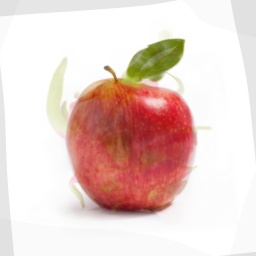
#> input picture results/image1_step_0.jpg, 256 x 256 px
$ python test.py results/image1_step_0.jpg
#> lines starting #> are read from the running program, lines starting #| are printed output that depends on the picture
from headers import *
'''import sys
file = sys.argv[1]
input = open(file, 'r')
output= open('lines.txt', 'w')
for line in input:
    s = line.split(',')
    l= str(s[1]) + "," +str(s[0])+ "," + str(s[3]) + "," + str(s[2]) + ","+ str(s[5]) + "," + str(s[4]) + "," + str(int(s[7])) + "," + str(s[6])
    output.write(l)
    output.write("\n")
'''

img1 = io.imread('results/image1_step_0.jpg')
#> img1 is the input picture: shape (256, 256, 3); mean R, G, B 233, 210.2, 204.8
img2 = io.imread('results/image1_step_1.jpg')
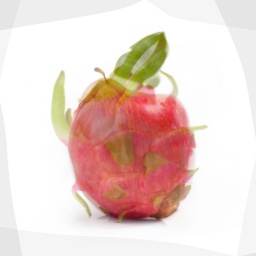
#> input picture results/image1_step_1.jpg, 256 x 256 px
#> img2 is the input picture: shape (256, 256, 3); mean R, G, B 234.2, 212.8, 206.6
img3= io.imread('results/image1_step_2.jpg')
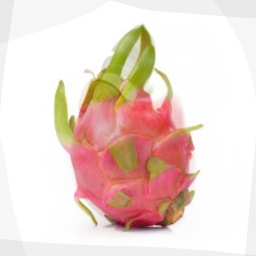
#> input picture results/image1_step_2.jpg, 256 x 256 px
#> img3 is the input picture: shape (256, 256, 3); mean R, G, B 236.3, 216.3, 208.7
img4 = io.imread('results/image2_step_0.jpg')
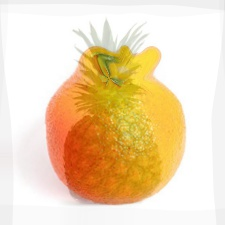
#> input picture results/image2_step_0.jpg, 225 x 225 px
#> img4 is the input picture: shape (225, 225, 3); mean R, G, B 240.1, 216, 180.2
img5 = io.imread('results/image2_step_1.jpg')
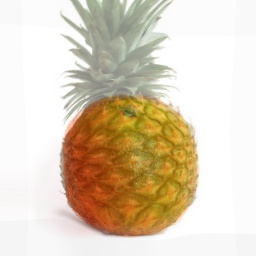
#> input picture results/image2_step_1.jpg, 256 x 256 px
#> img5 is the input picture: shape (256, 256, 3); mean R, G, B 221.2, 207.4, 186.1
img6= io.imread('results/image2_step_2.jpg')
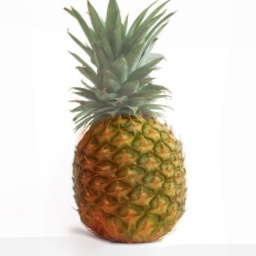
#> input picture results/image2_step_2.jpg, 256 x 256 px
#> img6 is the input picture: shape (256, 256, 3); mean R, G, B 214.5, 207.7, 194
#> (the run stopped early here; a loop or call above may not have finished)
